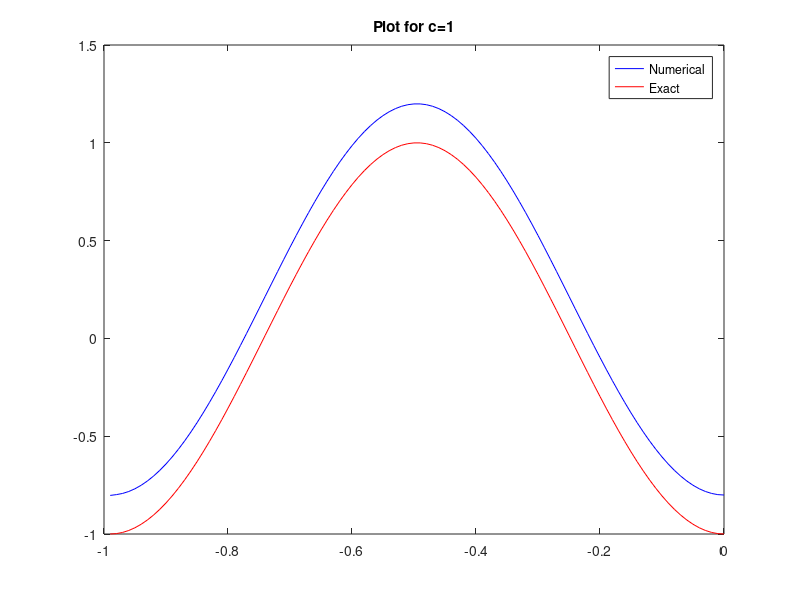
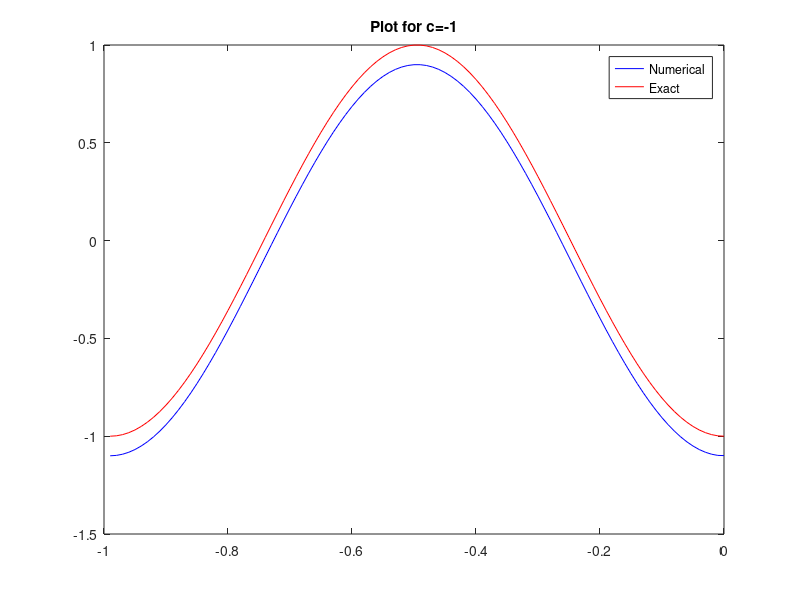

Write MATLAB code to recreate these figures, in order.
%Problem 1
%Ramon Rovirosa and Graham Guletz

function [a] = Problem1()
    scrsz = get(0,'ScreenSize');
    
    %Condition where c=-1
    c=1;
    m=100;%number of grid points
    a=-1;
    b=1;
    t=0;
    t_f=2;
    x = linspace(a, b, m);
    dx = x(2)-x(1);
    dt=.5*dx;
    U=zeros(m);
    U=cos(pi*x);

    figure('Position',[0 scrsz(4)/3 scrsz(3)/2 scrsz(4)/2]);
    axis([a b a b]);
    
    while(t<t_f)
        %t=t_f;
        U_prev=U;
        for i=2:m
            U=U_prev-c*(dt/dx)*(U_prev(i)-U_prev(i-1));
        end
        U(1)=U_prev(1)-c*(dt/dx)*(U_prev(1)-U_prev(m));
         t=t+dt;
    end

    plot(U, 'b');
    hold on;
    
    
    T=zeros(0, 100);
    for i=1:100
        T(i)=cos(pi*(x(i)-2));
        i=i+1;
    end
    plot(T,'r');
    title('Plot for c=1');
    legend('Numerical', 'Exact');
    set(gca, 'XTickLabel', -1:.2:1);
    hold off;
    
    %Condition where c=-1
    clc;
    c=-1;
    m=100;%number of grid points
    a=-1;
    b=1;
    t=0;
    t_f=2;
    x = linspace(a, b, m);
    dx = x(2)-x(1);
    dt=.5*dx;
    
    figure('Position',[scrsz(3)/2 scrsz(4)/3 scrsz(3)/2 scrsz(4)/2]);
    axis([a b a b]);

    U=zeros(m);
    U=cos(pi*x);
    
    while(t<t_f)
       %t=t_f;
        U_prev=U;
        for i=1:m-1
            U=U_prev-c*(dt/dx)*(U_prev(i+1)-U_prev(i));
        end
        U(m)=U_prev(m)-c*(dt/dx)*(U_prev(1)-U_prev(m));
         t=t+dt;
    end
    plot(U, 'b');
    hold on;
    
    
    T=zeros(0, 100);
    for i=1:100
        T(i)=cos(pi*(x(i)-2));
        i=i+1;
    end
    plot(T,'r');
    title('Plot for c=-1');
    legend('Numerical', 'Exact');
    set(gca, 'XTickLabel', -1:.2:1);
    hold off;
    
    
end
